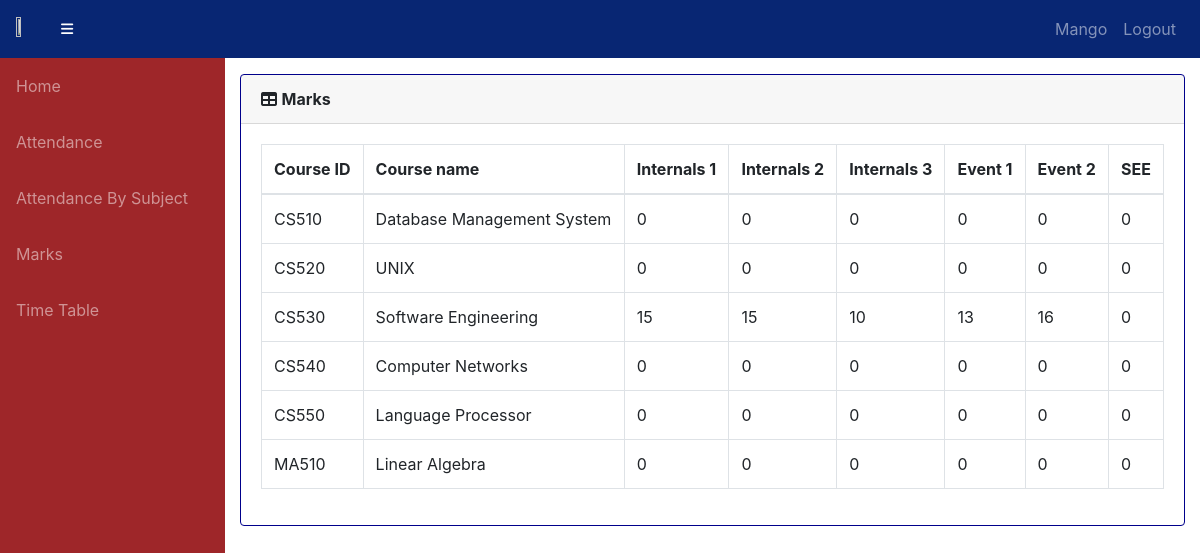
Page /info/student/CS02/marks_list/ (signed in) on the committed database.
### info/models.py (models this page shows, shortened)
class User(AbstractUser):
    @property
    def is_student(self):
        if hasattr(self, 'student'):
            return True
        return False

class Student(models.Model):
    user = models.OneToOneField(User, on_delete=models.CASCADE, null=True)
    class_id = models.ForeignKey(Class, on_delete=models.CASCADE, default=1)
    USN = models.CharField(primary_key='True', max_length=100)
    name = models.CharField(max_length=200)
    sex = models.CharField(max_length=50, choices=sex_choice, default='Male')
    DOB = models.DateField(default='1998-01-01')

class StudentCourse(models.Model):
    student = models.ForeignKey(Student, on_delete=models.CASCADE)
    course = models.ForeignKey(Course, on_delete=models.CASCADE)
    class Meta:
        unique_together = (('student', 'course'),)
        verbose_name_plural = 'Marks'

class Course(models.Model):
    dept = models.ForeignKey(Dept, on_delete=models.CASCADE)
    id = models.CharField(primary_key='True', max_length=50)
    name = models.CharField(max_length=50)
    shortname = models.CharField(max_length=50, default='X')

class Marks(models.Model):
    studentcourse = models.ForeignKey(StudentCourse, on_delete=models.CASCADE)
    name = models.CharField(max_length=50, choices=test_name, default='Internal test 1')
    marks1 = models.IntegerField(default=0, validators=[MinValueValidator(0), MaxValueValidator(100)])
    class Meta:
        unique_together = (('studentcourse', 'name'),)

### info/views.py (the view)
# urls.py: path('student/<slug:stud_id>/marks_list/',
@login_required()
def marks_list(request, stud_id):
    stud = Student.objects.get(USN=stud_id, )
    ass_list = Assign.objects.filter(class_id_id=stud.class_id)
    sc_list = []
    for ass in ass_list:
        try:
            sc = StudentCourse.objects.get(student=stud, course=ass.course)
        except StudentCourse.DoesNotExist:
            sc = StudentCourse(student=stud, course=ass.course)
            sc.save()
            sc.marks_set.create(type='I', name='Internal test 1')
            sc.marks_set.create(type='I', name='Internal test 2')
            sc.marks_set.create(type='I', name='Internal test 3')
            sc.marks_set.create(type='E', name='Event 1')
            sc.marks_set.create(type='E', name='Event 2')
            sc.marks_set.create(type='S', name='Semester End Exam')
        sc_list.append(sc)
    return render(request, 'info/marks_list.html', {'sc_list': sc_list})

### info/templates/info/marks_list.html
{% extends 'info/base.html' %}
    {% load static %}
    {% block content %}
                  <div class="card mb-3">
            <div class="card-header">
              <i class="fas fa-table"></i>
            <b>Marks</b></div>
            <div class="card-body">
              <div class="table-responsive">
                <table class="table table-bordered" id="dataTable" width="100%" cellspacing="0">
                  <thead>
                    <tr>
                        <th>Course ID</th>
                        <th>Course name</th>
                        <th>Internals 1</th>
                        <th>Internals 2</th>
                        <th>Internals 3</th>
                        <th>Event 1</th>
                        <th>Event 2</th>
                        <th>SEE</th>
                    </tr>
                  </thead>
                  <tbody>
                    {% for sc in sc_list %}
                    <tr>
                        <td>{{ sc.course_id }}</td>
                        <td>{{sc.course.name}}</td>
                        {% for m in sc.marks_set.all %}
                            <td>{{ m.marks1 }}</td>
                        {% endfor %}
                    </tr>
                    {% empty %}
                            <p>student has no courses</p>
                    {% endfor %}
                  </tbody>
                </table>
              </div>
            </div>
          </div>
    {% endblock %}

### info/templates/info/base.html (shortened to what this page needs)
<!DOCTYPE html>
<html lang="en">
  <head>
      {% load static %}
    <link href="{% static '/info/bootstrap/vendor/bootstrap/css/bootstrap.min.css' %}" rel="stylesheet">
    <link href="{% static '/info/bootstrap/vendor/fontawesome-free/css/all.min.css' %}" rel="stylesheet" type="text/css">
    <link href="{% static '/info/bootstrap/vendor/datatables/dataTables.bootstrap4.css' %}" rel="stylesheet">
    <link href="{% static '/info/bootstrap/css/sb-admin.css' %}" rel="stylesheet">
  </head>
  <body id="page-top">
    <nav class="navbar navbar-expand navbar-dark bg-dark static-top">
      <a class="navbar-brand" href="{% url 'index' %}"><img style="width: 50%; height: 50%" src="https://www.enbek.kz/atlas/storage/universities/XgWlAvN2EYgfBuJPp3KRRJtIzptnqfh6FSXoTPK1.png" alt=""></a></a>
      <button class="btn btn-link btn-sm text-white order-1 order-sm-0" id="sidebarToggle" href="#">
        <i class="fas fa-bars"></i>
      </button>
        <div class="collapse navbar-collapse" id="navbarResponsive">
          <ul class="navbar-nav ml-auto">
            <li class="nav-item">
                {% if request.user.is_student %}
                    <a class="nav-link text-capitalize">{{ request.user.student.name }}</a>
                {% elif request.user.is_teacher %}
                    <a class="nav-link text-capitalize">{{ request.user.teacher.name }}</a>
                {% endif %}
            </li>
            <li class="nav-item">
                <a class="nav-link" href="#" data-toggle="modal" data-target="#logoutModal">Logout</a>
            </li>
          </ul>
        </div>
    </nav>
    <div id="wrapper">
      <ul class="sidebar navbar-nav">
            <li class="nav-item">
              <a class="nav-link" href="{% url 'index' %}">
                <span>Home</span>
              </a>
            </li>
        {% if request.user.is_student %}
            <li class="nav-item">
              <a class="nav-link" href="{% url 'attendance' request.user.student.USN %}">
                <span>Attendance</span>
              </a>
            </li>
            <li class="nav-item">
              <a class="nav-link" href="{% url 'attendance' request.user.student.USN %}">
                <span>Attendance By Subject</span>
              </a>
            </li>
            <li class="nav-item">
              <a class="nav-link" href="{% url 'marks_list' request.user.student.USN %}">
                <span>Marks</span>
              </a>
            </li>
              <li class="nav-item">
              <a class="nav-link" href="{% url 'timetable' request.user.student.class_id_id %}">
                <span>Time Table</span>
              </a>
            </li>
        {% endif %}
      </ul>
      <div id="content-wrapper">
        <div class="container-fluid">
            {% block content %}
            {% endblock %}
        </div>
      </div>
    </div>
  </body>
</html>

### rows in the picture
User: user.student.name "Mango"
StudentCourse: course_id "CS510", course.name "Database Management System"
Marks: marks1 "0"
Marks: marks1 "0"
Marks: marks1 "0"
Marks: marks1 "0"
Marks: marks1 "0"
Marks: marks1 "0"
StudentCourse: course_id "CS520", course.name "UNIX"
Marks: marks1 "0"
Marks: marks1 "0"
Marks: marks1 "0"
Marks: marks1 "0"
Marks: marks1 "0"
Marks: marks1 "0"
StudentCourse: course_id "CS530", course.name "Software Engineering"
Marks: marks1 "15"
Marks: marks1 "15"
Marks: marks1 "10"
Marks: marks1 "13"
Marks: marks1 "16"
Marks: marks1 "0"
StudentCourse: course_id "CS540", course.name "Computer Networks"
Marks: marks1 "0"
Marks: marks1 "0"
Marks: marks1 "0"
Marks: marks1 "0"
Marks: marks1 "0"
Marks: marks1 "0"
StudentCourse: course_id "CS550", course.name "Language Processor"
Marks: marks1 "0"
Marks: marks1 "0"
Marks: marks1 "0"
Marks: marks1 "0"
Marks: marks1 "0"
Marks: marks1 "0"
StudentCourse: course_id "MA510", course.name "Linear Algebra"
Marks: marks1 "0"
Marks: marks1 "0"
Marks: marks1 "0"
Marks: marks1 "0"
Marks: marks1 "0"
Marks: marks1 "0"
